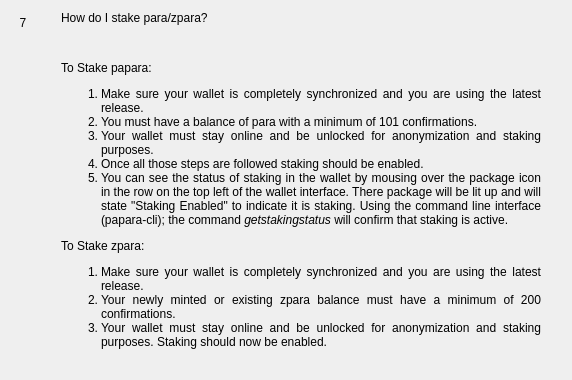
                  <widget class="QWidget" name="widgetFaq7" native="true">
                   <layout class="QHBoxLayout" name="horizontalpage_7" stretch="0,1">
                    <item alignment="Qt::AlignTop">
                     <widget class="QLabel" name="labelNumber7">
                      <property name="minimumSize">
                       <size>
                        <width>24</width>
                        <height>24</height>
                       </size>
                      </property>
                      <property name="maximumSize">
                       <size>
                        <width>16777215</width>
                        <height>24</height>
                       </size>
                      </property>
                      <property name="text">
                       <string>7</string>
                      </property>
                      <property name="alignment">
                       <set>Qt::AlignCenter</set>
                      </property>
                     </widget>
                    </item>
                    <item>
                     <layout class="QVBoxLayout" name="verticalLayoutpage_7">
                      <property name="leftMargin">
                       <number>20</number>
                      </property>
                      <property name="rightMargin">
                       <number>20</number>
                      </property>
                      <item>
                       <widget class="QLabel" name="labelSubtitle7">
                        <property name="text">
                         <string>How do I stake para/zpara?</string>
                        </property>
                        <property name="wordWrap">
                         <bool>true</bool>
                        </property>
                       </widget>
                      </item>
                      <item>
                       <spacer name="verticalSpacer_70">
                        <property name="orientation">
                         <enum>Qt::Vertical</enum>
                        </property>
                        <property name="sizeType">
                         <enum>QSizePolicy::Fixed</enum>
                        </property>
                        <property name="sizeHint" stdset="0">
                         <size>
                          <width>20</width>
                          <height>30</height>
                         </size>
                        </property>
                       </spacer>
                      </item>
                      <item>
                       <widget class="QLabel" name="labelContent7">
                        <property name="text">
                         <string>
                           &lt;html&gt;&lt;head/&gt;&lt;body&gt;&lt;p align=&quot;justify&quot;&gt;
                           To Stake papara:
                           &lt;/p&gt;&lt;p align=&quot;justify&quot;&gt;
                           &lt;ol&gt;&lt;li&gt;
                           Make sure your wallet is completely synchronized and you are using the latest release.
                           &lt;li&gt;
                           You must have a balance of para with a minimum of 101 confirmations.
                           &lt;li&gt;
                           Your wallet must stay online and be unlocked for anonymization and staking purposes.
                           &lt;li&gt;
                           Once all those steps are followed staking should be enabled.
                           &lt;li&gt;
                           You can see the status of staking in the wallet by mousing over the package icon in the row on the top left of the wallet interface. There package will be lit up and will state &quot;Staking Enabled&quot; to indicate it is staking.  Using the command line interface (papara-cli); the command &lt;i&gt;getstakingstatus&lt;/i&gt; will confirm that staking is active.
                           &lt;/li&gt;&lt;/ol&gt;
                           &lt;/p&gt;&lt;p align=&quot;justify&quot;&gt;
                           To Stake zpara:
                           &lt;/p&gt;&lt;p align=&quot;justify&quot;&gt;
                           &lt;ol&gt;&lt;li&gt;
                           Make sure your wallet is completely synchronized and you are using the latest release.
                           &lt;li&gt;
                           Your newly minted or existing zpara balance must have a minimum of 200 confirmations.
                           &lt;li&gt;
                           Your wallet must stay online and be unlocked for anonymization and staking purposes.
                           Staking should now be enabled.
                           &lt;/li&gt;&lt;/ol&gt;
                           &lt;/p&gt;&lt;/body&gt;&lt;/html&gt;
                         </string>
                        </property>
                        <property name="alignment">
                         <set>Qt::AlignLeading|Qt::AlignLeft|Qt::AlignTop</set>
                        </property>
                        <property name="wordWrap">
                         <bool>true</bool>
                        </property>
                       </widget>
                      </item>
                      <item>
                       <spacer name="verticalSpacer_71">
                        <property name="orientation">
                         <enum>Qt::Vertical</enum>
                        </property>
                        <property name="sizeHint" stdset="0">
                         <size>
                          <width>20</width>
                          <height>20</height>
                         </size>
                        </property>
                       </spacer>
                      </item>
                     </layout>
                    </item>
                   </layout>
                  </widget>
